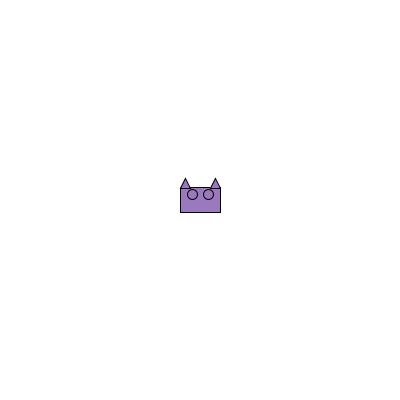
Frame 1 (no input)
Frame 60 (the mouse pressed at the canvas centre just before this capture): identical to frame 1, image omitted
Frame 120 (the mouse held since frame 60 and released just before this capture): identical to frame 1, image omitted

The Processing sketch that drew this single still picture (run headless with seeded random() and noise(); from frame 60 on, the mouse is pressed at the canvas centre):

// Processing sketch: question2
// ── question2.pde
//question 2, jumping monster


final color backgroundColor = color(255);
final color headColor = color(155, 121, 190);
final int monsterWidth = 40;
final int monsterHeight = 25;

int headX;
int headY;

void setup()
{
  size(400, 400);
  rectMode(CENTER);

  //start the monster in teh center of the screen
  headX = width/2;
  headY = height/2;
}

void draw()
{
  background(backgroundColor);
  drawMonster(headX, headY, monsterWidth, monsterHeight, headColor);
}

void drawMonster(int x, int y, int width, int height, color fillColor)
{ 
  final int eyeRadius = 5;
 
  fill(fillColor);
  rect(x, y, width, height);

  // Draw the left ear
  triangle(x - width/4, // x1
           y - height/2, // y1
           x - width/4 - 10, // x2
           y - height/2, // y2
           x - width/4 - 5, //x3
           y - height/2 - 10); //y3
 
  // Draw the right ear
  triangle(x + width/4, // x1
           y - height/2, // y1
           x + width/4 + 10, // x2
           y - height/2, // y2
           x + width/4 + 5, //x3
           y - height/2 - 10); //y3
 
  // Draw the left eye
  ellipse(x - width/5,
          y - height/4,
          eyeRadius * 2,
          eyeRadius * 2);
 
 // Draw the right eye
 ellipse(x + width/5,
         y - height/4,
         eyeRadius * 2,
         eyeRadius * 2);
}

//update the monster's position by clicking
void mouseClicked()
{
  headX = mouseX;
  headY = mouseY;
}
